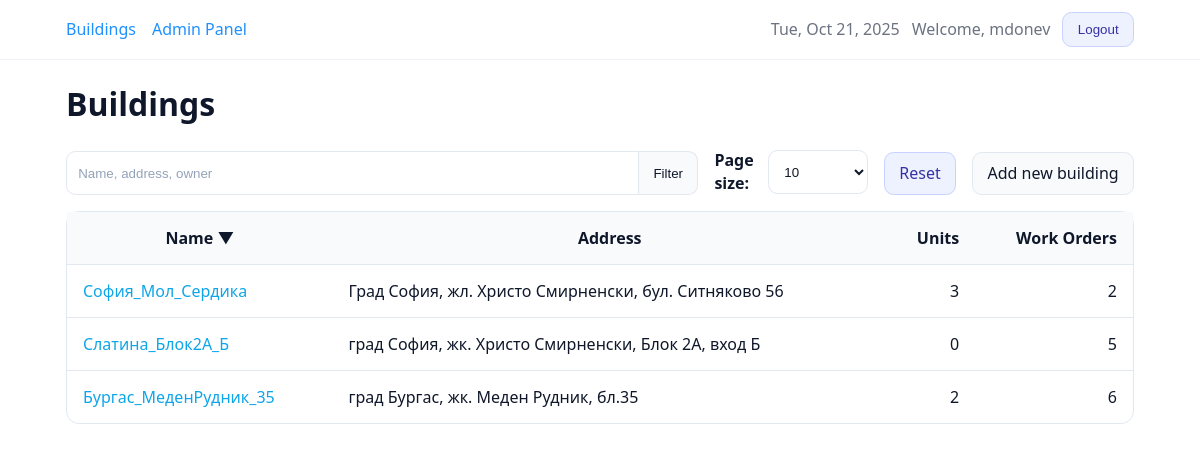
The app's page /buildings/?q=&sort=-name&per=10 (signed in) with its own data.
### core/models.py (models this page shows, shortened)
class TimeStampedModel(models.Model):
    created_at = models.DateTimeField(auto_now_add=True, db_index=True)
    updated_at = models.DateTimeField(auto_now=True)
    class Meta:
        abstract = True

class Building(TimeStampedModel):
    owner = models.ForeignKey(
        settings.AUTH_USER_MODEL,
        on_delete=models.CASCADE,
        related_name="buildings",
    )
    name = models.CharField(max_length=255, db_index=True)
    address = models.CharField(max_length=512, blank=True)
    description = models.TextField(blank=True)
    objects = BuildingQuerySet.as_manager()
    class Meta:
        ordering = ["name", "id"]
    @property
    def units_count(self) -> int:
        val = getattr(self, "_units_count", None)
        return int(val) if val is not None else self.units.count()
    @property
    def work_orders_count(self) -> int:
        val = getattr(self, "_work_orders_count", None)
        if val is not None:
            return int(val)
        return self.work_orders.filter(
            archived_at__isnull=True,
            status__in=[WorkOrder.Status.OPEN, WorkOrder.Status.IN_PROGRESS],
        ).count()

### core/views.py (the view)
# urls.py: path("buildings/", views.BuildingListView.as_view(), name="buildings_list"),
class BuildingListView(LoginRequiredMixin, ListView):
    model = Building
    template_name = "core/buildings_list.html"
    context_object_name = "buildings"
    def get_paginate_by(self, queryset):
        try:
            return int(self.request.GET.get("per", 10))
        except (TypeError, ValueError):
            return 10
    def get_queryset(self):
        user = self.request.user
        qs = Building.objects.visible_to(user).with_unit_stats()
        q = (self.request.GET.get("q") or "").strip()
        if q:
            qs = qs.filter(
                Q(name__icontains=q)
                | Q(address__icontains=q)
                | Q(owner__username__icontains=q)
            )
        sort = (self.request.GET.get("sort") or "name").strip()
        allowed = {
            "name", "-name",
            "address", "-address",
            "units_count", "-units_count",
            "work_orders_count", "-work_orders_count",
        }
        if sort not in allowed:
            sort = "name"
        sort_map = {
            "units_count": "_units_count",
            "work_orders_count": "_work_orders_count",
        }
        if sort.lstrip("-") in sort_map:
            base = sort_map[sort.lstrip("-")]
            if sort.startswith("-"):
                sort = "-" + base
            else:
                sort = base
        return qs.order_by(sort, "id")
    def get_context_data(self, **kwargs):
        ctx = super().get_context_data(**kwargs)
        ctx["q"] = (self.request.GET.get("q") or "").strip()
        try:
            ctx["per"] = int(self.request.GET.get("per", 10))
        except (TypeError, ValueError):
            ctx["per"] = 10
        ctx["sort"] = (self.request.GET.get("sort") or "name").strip()
        return ctx

### core/models.py (called while the page is built)
    def visible_to(self, user):
        if not user or not user.is_authenticated:
            return self.none()
        if user.is_staff or user.is_superuser:
            return self
        return self.filter(owner=user)

    def with_unit_stats(self):
        return self.annotate(
            _units_count=Count("units", distinct=True),
            _work_orders_count=Count(
                "work_orders",
                filter=Q(work_orders__archived_at__isnull=True)
                       & Q(work_orders__status__in=[
                            WorkOrder.Status.OPEN,
                            WorkOrder.Status.IN_PROGRESS
                         ]),
                distinct=True,
            ),
        )

### templates/core/buildings_list.html (shortened to what this page needs)
{% extends "base.html" %}
{% block content %}
  <h1>Buildings</h1>
  <form method="get" class="row" style="gap:1rem; flex-wrap:wrap; align-items:flex-end; margin:.5rem 0 1rem;">
    <div class="input-group joined" style="flex:1; min-width:320px; max-width:640px;">
      <input id="id_q" class="input-search" type="text" name="q" value="{{ q }}" placeholder="Name, address, owner"/>
      <button class="btn" type="submit">Filter</button>
    </div>
    <div class="row" style="gap:.5rem; align-items:center;">
      <label for="id_per" style="margin:0;">Page size:</label>
      <select id="id_per" name="per" onchange="this.form.submit()">
        <option value="10"  {% if per == 10  %}selected{% endif %}>10</option>
      </select>
    </div>
    {% if q or sort != 'name' or per != 10 %}
      <div><a class="btn btn-secondary" href="{% url 'buildings_list' %}">Reset</a></div>
    {% endif %}
    <a class="btn" href="{% url 'building_create' %}">Add new building</a>
  </form>
  <div class="table-wrap">
    <table class="bm-table">
      <thead>
        <tr>
          <th>
            {% with field='name' %}
              {% if sort == field %}
                <a href="?q={{ q|urlencode }}&sort=-name&per={{ per }}">Name ▲</a>
              {% elif sort == '-'|add:field %}
                <a href="?q={{ q|urlencode }}&sort=name&per={{ per }}">Name ▼</a>
              {% else %}
                <a href="?q={{ q|urlencode }}&sort=name&per={{ per }}">Name</a>
              {% endif %}
            {% endwith %}
          </th>
          <th>
            {% with field='address' %}
              {% if sort == field %}
                <a href="?q={{ q|urlencode }}&sort=-address&per={{ per }}">Address ▲</a>
              {% elif sort == '-'|add:field %}
                <a href="?q={{ q|urlencode }}&sort=address&per={{ per }}">Address ▼</a>
              {% else %}
                <a href="?q={{ q|urlencode }}&sort=address&per={{ per }}">Address</a>
              {% endif %}
            {% endwith %}
          </th>
          <th class="text-right">
            {% with field='units_count' %}
              {% if sort == field %}
                <a href="?q={{ q|urlencode }}&sort=-units_count&per={{ per }}">Units ▲</a>
              {% elif sort == '-'|add:field %}
                <a href="?q={{ q|urlencode }}&sort=units_count&per={{ per }}">Units ▼</a>
              {% else %}
                <a href="?q={{ q|urlencode }}&sort=units_count&per={{ per }}">Units</a>
              {% endif %}
            {% endwith %}
          </th>
          <th class="text-right">
            {% with field='work_orders_count' %}
              {% if sort == field %}
                <a href="?q={{ q|urlencode }}&sort=-work_orders_count&per={{ per }}">Work Orders▲</a>
              {% elif sort == '-'|add:field %}
                <a href="?q={{ q|urlencode }}&sort=work_orders_count&per={{ per }}">Work Orders▼</a>
              {% else %}
                <a href="?q={{ q|urlencode }}&sort=work_orders_count&per={{ per }}">Work Orders</a>
              {% endif %}
            {% endwith %}
          </th>
        </tr>
      </thead>
      <tbody>
        {% for b in buildings %}
          <tr>
            <td><a href="{% url 'building_detail' b.id %}">{{ b.name }}</a></td>
            <td>{{ b.address }}</td>
            <td class="text-right">{{ b.units_count }}</td>
            <td class="text-right">{{ b.work_orders_count }}</td>
          </tr>
        {% empty %}
          <tr><td colspan="4">No buildings found.</td></tr>
        {% endfor %}
      </tbody>
    </table>
  </div>
{% endblock %}

### templates/base.html (shortened to what this page needs)
{% load static %}
<!doctype html>
<html lang="en">
  <head>
    <link rel="stylesheet" href="{% static 'css/app.css' %}?v={% now 'U' %}"/>
  </head>
  <body class="{% block body_class %}{% endblock %}">
    <header style="border-bottom:1px solid #eef2f6; background:#fff;">
      <div style="max-width:1100px; margin:0 auto; padding:.75rem 1rem;">
        <div style="display:flex; justify-content:space-between; align-items:center; gap:1rem;">
          <nav style="display:flex; gap:1rem; align-items:center;" aria-label="Primary">
            {% block topbar_left %}
              <a href="{% url 'buildings_list' %}" style="text-decoration:none; color:#1e90ff;">Buildings</a>
              {% if user.is_staff %}
                <a href="{% url 'admin:index' %}" style="text-decoration:none; color:#1e90ff;">Admin Panel</a>
              {% endif %}
            {% endblock %}
          </nav>
          <div style="display:flex; gap:.75rem; align-items:center; white-space:nowrap;">
            {% block topbar_right %}
              {% if user.is_authenticated %}
                <time datetime="{% now 'c' %}" style="color:#6b7280;">{% now 'D, M j, Y' %}</time>
                <span style="color:#6b7280;">Welcome, {{ user.get_full_name|default:user.username }}</span>
                <form action="{% url 'logout' %}" method="post" style="display:inline;">
                  <button type="submit" class="btn btn-secondary">Logout</button>
                </form>
              {% else %}
                <a class="btn" href="{% url 'login' %}">Login</a>
              {% endif %}
            {% endblock %}
          </div>
        </div>
      </div>
    </header>
    <main style="max-width:1100px; margin:1.25rem auto; padding:0 1rem;">
      {% block content %}{% endblock %}
    </main>
  </body>
</html>

### static/css/app.css (style rules this page uses)
*, *::before, *::after { box-sizing: border-box; }
html, body { height: 100%; }
body { margin: 0; font-family: ui-sans-serif, system-ui, -apple-system, Segoe UI, Roboto, Helvetica, Arial; line-height: 1.45; color: #0f172a; background: #fff; }
a { color: #0ea5e9; text-decoration: none; }
.row { display: flex; align-items: center; }
.text-right { text-align: right; }
.btn { --bg: #f8fafc; --bd: #e2e8f0; --fg: #0f172a; display:inline-flex;align-items:center;justify-content:center; padding:.55rem .9rem;border:1px solid var(--bd);border-radius:.6rem; background:var(--bg);color:var(--fg);font-weight:500;cursor:pointer;user-select:none; transition: background-color .15s ease, border-color .15s ease, color .15s ease; }
.btn-secondary { --bg:#eef2ff; --bd:#c7d2fe; --fg:#3730a3; }
label { font-weight: 600; color: #0f172a; display:inline-block; margin-bottom:.35rem; }
.input, input[type=text], input[type=password], input[type=email], input[type=tel], input[type=number], input[type=date], select, textarea { width:100%; display:block; padding:.6rem .7rem; border:1px solid #e2e8f0; border-radius:.6rem; background:#fff; color:#0f172a; outline:none; transition: border-color .15s ease, box-shadow .15s ease; box-sizing: border-box; }
.input, input[type=text], input[type=password], input[type=email], input[type=tel], input[type=number], input[type=date], select { height: 44px; line-height: 1.4; }
.input::placeholder, input::placeholder, textarea::placeholder { color:#94a3b8; }
.input-search { padding:.65rem .8rem; }
.input-group.joined { display:flex; }
.input-group.joined > .input-search { border-top-right-radius:0;border-bottom-right-radius:0;flex:1 1 auto; }
.input-group.joined > .btn { border-top-left-radius:0;border-bottom-left-radius:0;border-left:0; }
.table-wrap { overflow-x:auto; }
.bm-table { width:100%; border-collapse:separate; border-spacing:0; border:1px solid #e2e8f0; border-radius:.8rem; background:#fff; }
.bm-table th, .bm-table td { padding:.9rem 1rem; border-bottom:1px solid #e2e8f0; vertical-align:middle; }
.bm-table thead th { position:sticky; top:0; z-index:1; background:#f8fafc; font-weight:700; color:#0f172a; }
.bm-table tr:last-child td { border-bottom:0; }
.bm-table th a { color:inherit; text-decoration:none; }
.bm-table a { text-underline-offset:2px; }

### records on screen
Building: name "София_Мол_Сердика", address "Град София, жл. Христо Смирненски, бул. Ситняково 56", units_count "3", work_orders_count "2"
Building: name "Слатина_Блок2А_Б", address "град София, жк. Христо Смирненски, Блок 2А, вход Б", units_count "0", work_orders_count "5"
Building: name "Бургас_МеденРудник_35", address "град Бургас, жк. Меден Рудник, бл.35", units_count "2", work_orders_count "6"

### other values on screen
{{ user.get_full_name|default:user.username }} "mdonev"
